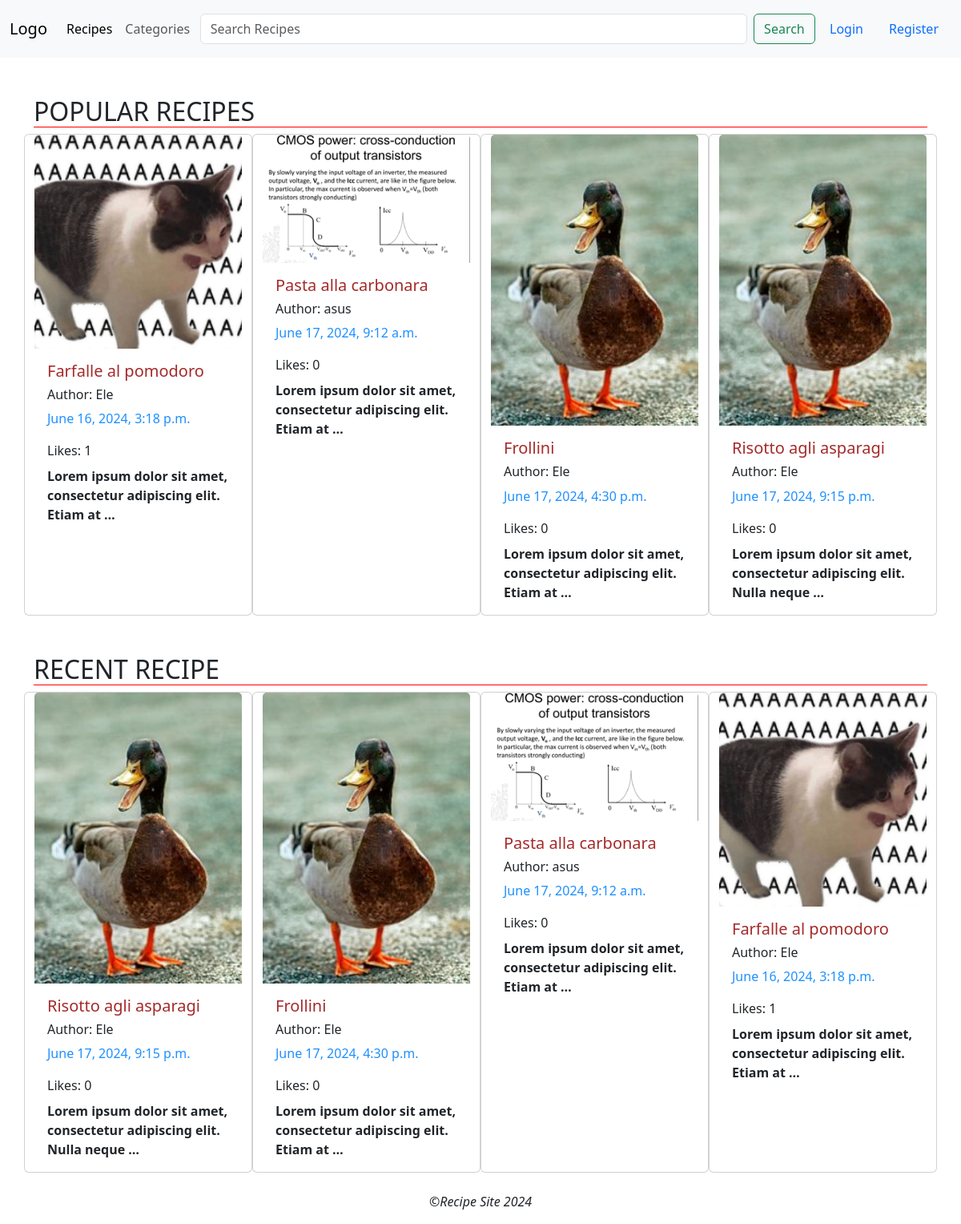
The page / on the database its author committed.
### recipes/models.py (models this page shows, shortened)
class Recipe(models.Model):
    DIFFICULTY_LEVELS = [
        (1, 'Very Easy'),
        (2, 'Easy'),
        (3, 'Medium'),
        (4, 'Hard'),
        (5, 'Very Hard'),
    ]
    image = models.ImageField(default='default.jpg', upload_to='recipesPics')
    title = models.CharField(max_length=100)
    description = models.TextField()
    content = models.TextField()
    date_posted = models.DateTimeField(default=timezone.now)
    author = models.ForeignKey(User, on_delete=models.CASCADE)
    difficulty = models.IntegerField(choices=DIFFICULTY_LEVELS, default=3)
    portions = models.IntegerField()
    cooking_time = models.IntegerField()
    ingredients = models.ManyToManyField(Ingredient, related_name='recipes')
    slug = models.SlugField(max_length=100, unique=True, blank=True)
    category = ManyToManyField(Category)
    likes = models.ManyToManyField(User, related_name='likes', blank=True)

### recipes/views.py (the view)
# urls.py: path('', recipe_views.HomeView, name='home'),
def HomeView(request):
    mostLikedRecipes = Recipe.objects.annotate(likeCount=Count('likes')).order_by('-likeCount')[:4]
    recentRecipes = Recipe.objects.order_by('-date_posted')[:4]
    return render(request, 'recipes/home.html', {'mostLiked': mostLikedRecipes, 'recent': recentRecipes})

### templates/recipes/home.html
{% extends "recipes/base.html" %}
{% load static %}
{% block content %}
    <section class="pt-4 mostLikedSection">
        <h2 class="sectionTitle " style="border-bottom: 1px solid red"> POPULAR RECIPES</h2>
        <div class="row">
            {% for mostLiked in mostLiked %}
                <div class="col mr-1 card" style="width: 13.5rem;">
                   <a href={% url 'recipesDetail' slug=mostLiked.slug %}><img src="{{ mostLiked.image.url }}" class="card-img-top img-fluid" alt="{{mostLiked.title}}Image}" width="300px" style="object-fit: cover"></a>
                    <div class="card-body">
                        <a style="text-decoration: none; color: brown" href={% url 'recipesDetail' slug=mostLiked.slug %}><h5 class="card-title">{{ mostLiked.title }}</h5></a>
                        <h6>Author: {{ mostLiked.author }} </h6>
                        <p style="color: dodgerblue"> {{ mostLiked.date_posted }}</p>
                        <span> Likes: {{ mostLiked.likes.count }}</span>
                        <p class="mt-2 card-text" style="font-weight: 700">{{ mostLiked.description|truncatewords:10 }}</p>
                    </div>
                </div>
            {% endfor %}
        </div>
    </section>
    <section class=" mt-4 pt-4 mostRecentRecipes">
        <h2 class="sectionTitle " style="border-bottom: 1px solid red"> RECENT RECIPE</h2>
        <div class="row">
            {% for recent in recent %}
                <div class=" col card" style="width: 13.5rem;">
                   <a href={% url 'recipesDetail' slug=recent.slug %}><img src="{{ recent.image.url }}" class="card-img-top" alt="{{recent.title}}Image}" width="300px"></a>
                    <div class="card-body">
                        <a style="text-decoration: none; color: brown" href={% url 'recipesDetail' slug=recent.slug %}><h5 class="card-title">{{ recent.title }}</h5></a>
                        <h6>Author: {{ recent.author }} </h6>
                        <p style="color: dodgerblue"> {{ recent.date_posted }}</p>
                        <span> Likes: {{ recent.likes.count }}</span>
                        <p class="mt-2 card-text" style="font-weight: 700">{{ recent.description|truncatewords:10 }}</p>
                    </div>
                </div>
            {% endfor %}
        </div>
    </section>
{% endblock content %}

### rows shown on the page
Recipe: image (picture), title "Farfalle al pomodoro", author "Ele", date_posted "June 16, 2024, 3:18 p.m.", likes.count "1", description "Lorem ipsum dolor sit amet, consectetur adipiscing elit. Etiam at …"
Recipe: image (picture), title "Pasta alla carbonara", author "asus", date_posted "June 17, 2024, 9:12 a.m.", likes.count "0", description "Lorem ipsum dolor sit amet, consectetur adipiscing elit. Etiam at …"
Recipe: image (placeholder picture), title "Frollini", author "Ele", date_posted "June 17, 2024, 4:30 p.m.", likes.count "0", description "Lorem ipsum dolor sit amet, consectetur adipiscing elit. Etiam at …"
Recipe: image (placeholder picture), title "Risotto agli asparagi", author "Ele", date_posted "June 17, 2024, 9:15 p.m.", likes.count "0", description "Lorem ipsum dolor sit amet, consectetur adipiscing elit. Nulla neque …"
